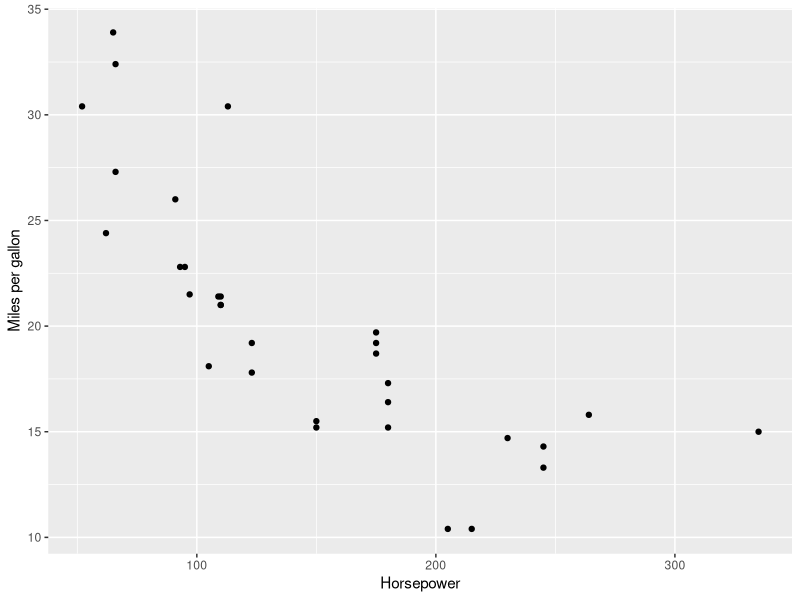
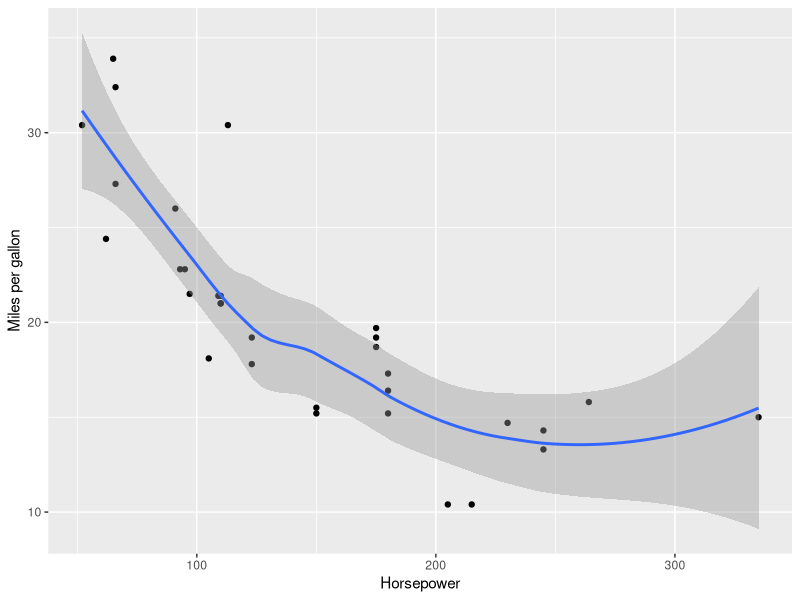
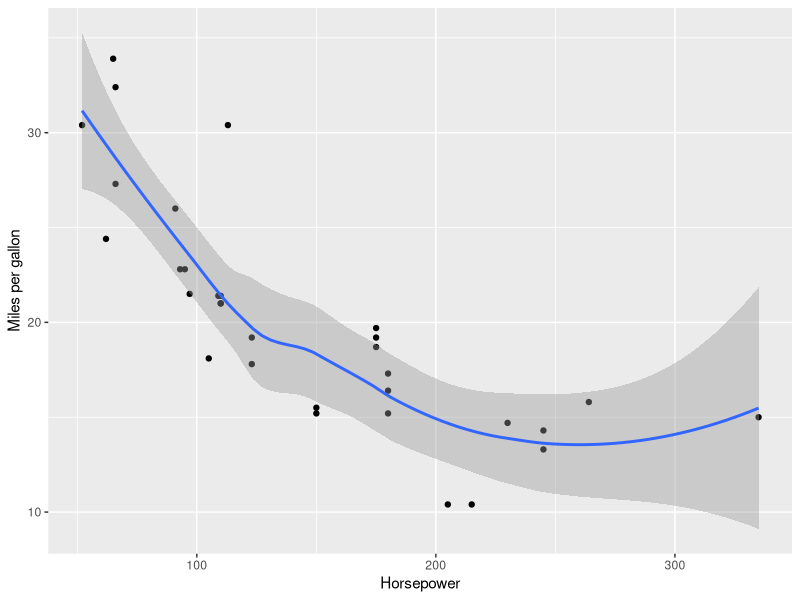
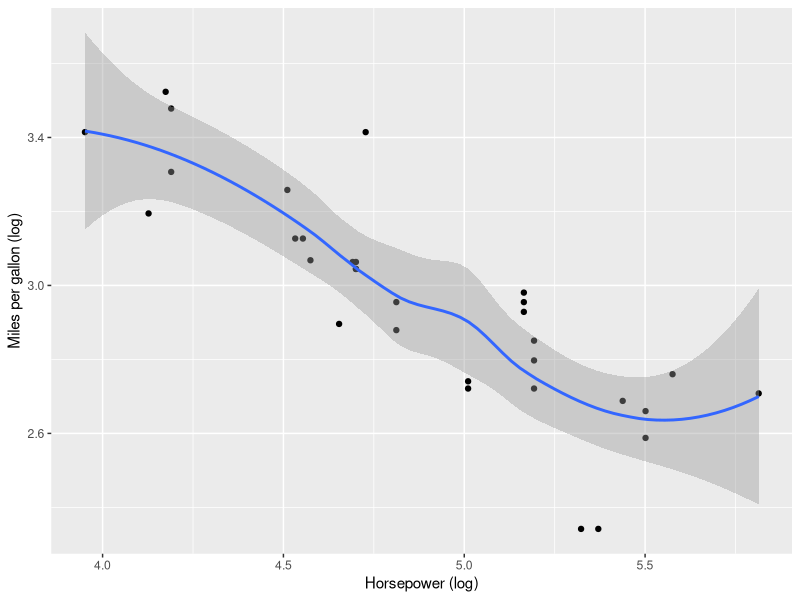
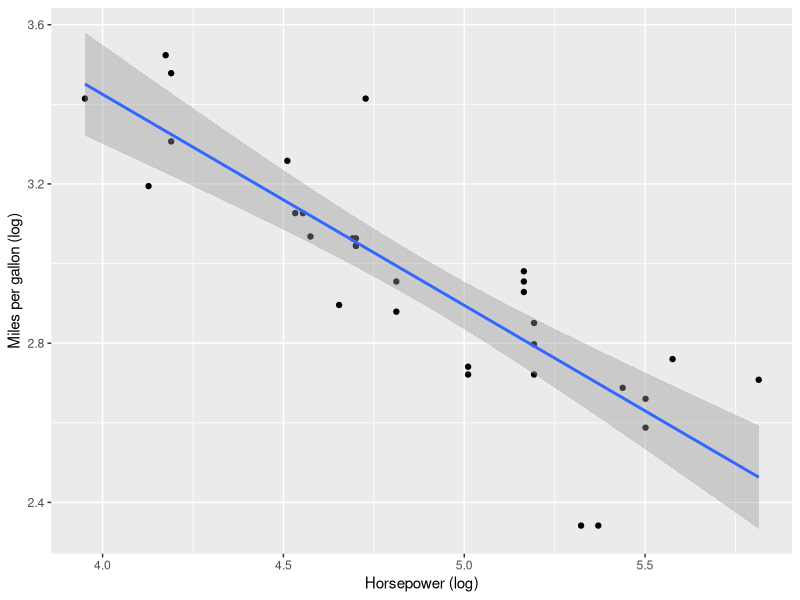
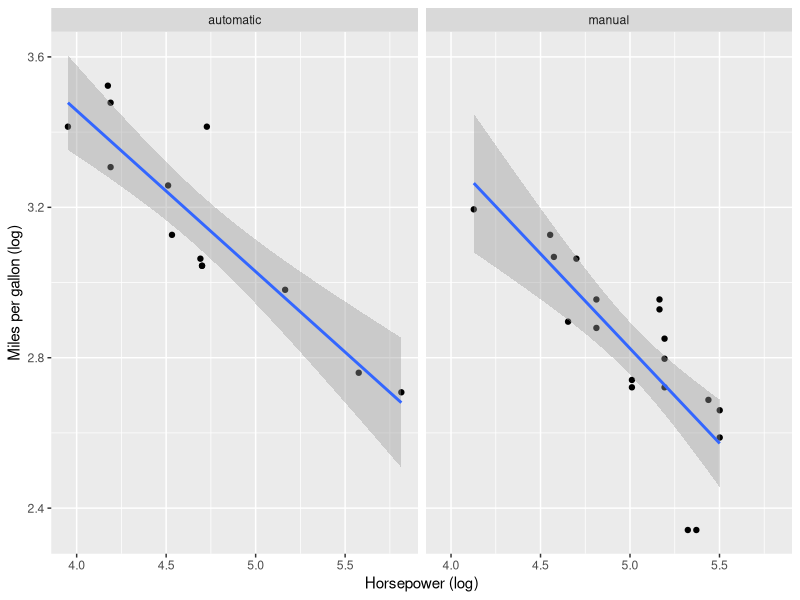
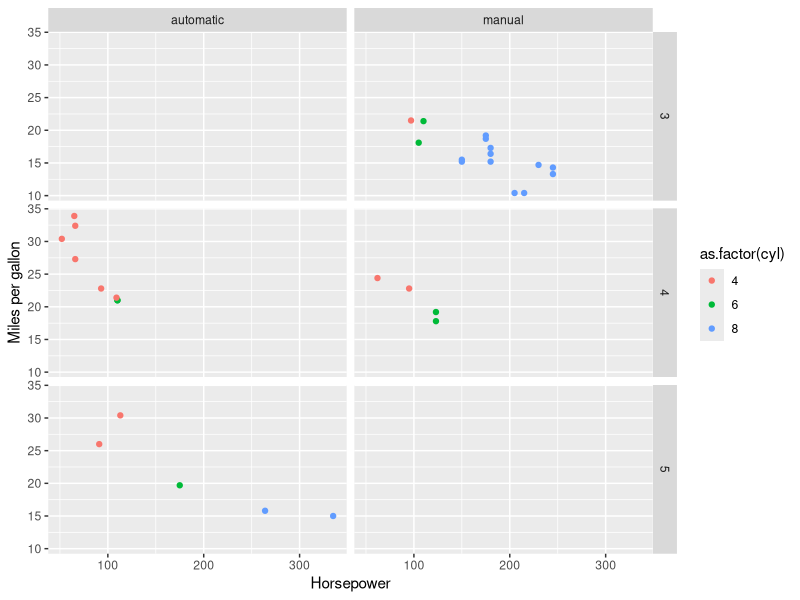
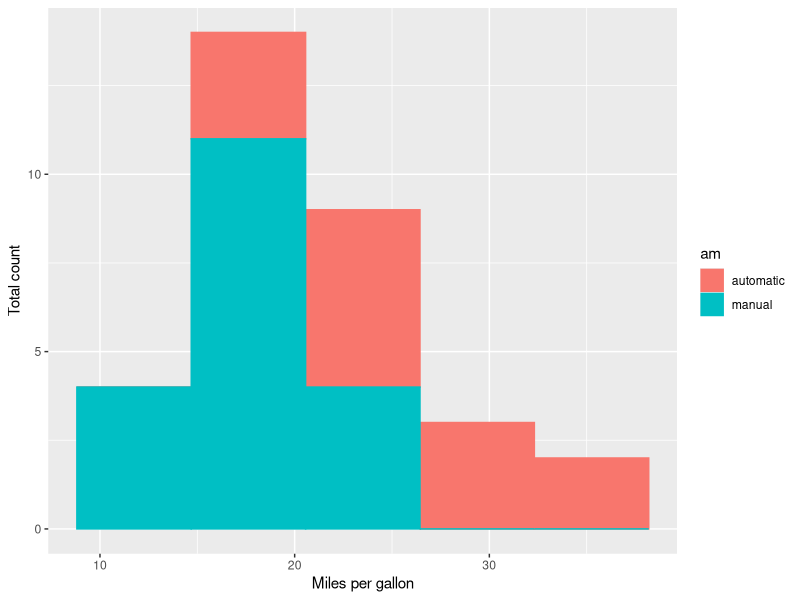

Write R code to recreate these figures, in order.
#1
#Setup a new working dicrectory.
setwd("C:/Users/Administrator/Desktop/SEO_HW9")

#2 and 3
#install new packages and load a data.
install.packages(c("ggplot2", "grid"))
library(ggplot2)
data("mtcars")
#View(mtcars) #Use View() to see data in the RScript program

#4
#Change transmission type
mtcars[mtcars$am==1, "am"] <- "automatic"
mtcars[mtcars$am==0, "am"] <- "manual"

#5 and 6
#Make plots with different values
plot5 <- qplot(mpg, data=mtcars, geom="histogram", bins=5, fill=am, col=am, xlab="Miles per gallon", ylab="Total count")
plot6_1 <- qplot(as.factor(cyl), mpg, data=mtcars, geom="boxplot", xlab="Number of cylendars", ylab="Miles per gallon")
plot6_2 <- qplot(as.factor(gear), mpg, data=mtcars, geom="boxplot", xlab="Number of gears", ylab="Miles per gallon")

#7
#Make a facet with the am object
plot7 <- plot5+facet_wrap(~am)

#8 and 9
#Make several plots following the direction
qplot(hp, mpg, data=mtcars, xlab="Horsepower", ylab="Miles per gallon") #scatterplot
qplot(hp, mpg, data=mtcars, xlab="Horsepower", ylab="Miles per gallon")+geom_smooth() #scatterplot with a line
qplot(hp, mpg, data=mtcars, xlab="Horsepower", ylab="Miles per gallon")+geom_smooth(method="loess")

#10
qplot(log(hp), log(mpg), data=mtcars, xlab="Horsepower (log)", ylab="Miles per gallon (log)")+geom_smooth() 
#10answer; No. It shows both hp and mpg have a negative relationship, but not linear.

#11
qplot(log(hp), log(mpg), data=mtcars, xlab="Horsepower (log)", ylab="Miles per gallon (log)")+geom_smooth(method="lm")

#12~14
plot11 <- qplot(log(hp), log(mpg), data=mtcars, xlab="Horsepower (log)", ylab="Miles per gallon (log)")+geom_smooth(method="lm")
plot11+facet_wrap(~am)
#13answer; Even though the x and y intercept is not shown in both plots, the intercepts is different from each other because of the angle of slopes.
#14answer; Nope.

#15
plot15 <- qplot(log(hp), log(mpg), data=mtcars, col=am, xlab="Horsepower (log)", ylab="Miles per gallon (log)")+geom_smooth(method="lm")

#17
#qplot(hp, mpg, data=mtcars, geom="blank", xlab="Horsepower", ylab="Miles per gallon") #Nothing
#qplot(hp, mpg, data=mtcars, geom="blank", xlab="Horsepower", ylab="Miles per gallon")+facet_grid(gear~am) #Make six block because of the separation of gear and am variables
mpg_hp_gear_trans_cyl <- qplot(hp, mpg, data=mtcars, geom="blank", xlab="Horsepower", ylab="Miles per gallon")+facet_grid(gear~am)
mpg_hp_gear_trans_cyl+geom_point(aes(color=as.factor(cyl))) #Points
plot17 <- mpg_hp_gear_trans_cyl+geom_point(aes(color=as.factor(cyl)))+geom_smooth(method="lm") #Points with a line

#Final; store all plots into the one file.
pdf("SEO_Ex1.pdf")
plot5
plot6_1
plot6_2
plot7
plot15
plot17
dev.off()
